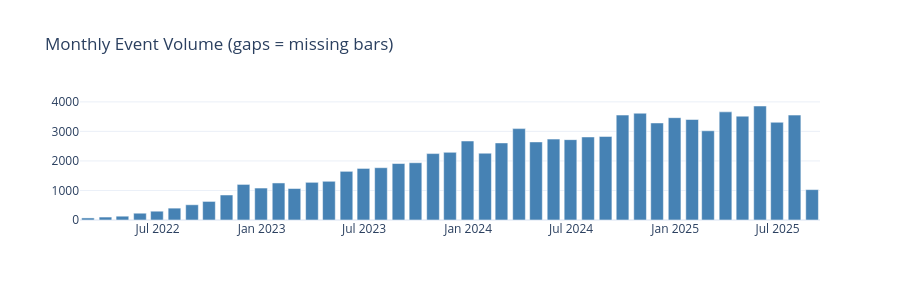

The cell this chart's notebook holds for it:
### Markdown cell above
## 1b.5 Event Volume Analysis

| What to Look For | Indicates | Action |
|-----------------|-----------|--------|
| Missing bars | Data gaps (TQ002) | Document; add gap indicator |
| Declining trend | Population shrinkage or data cutoff | Check if intentional |
| Spikes | Campaigns, seasonality, or data issues | Investigate cause |
| Flat periods | Possible logging outages | Verify with data source |

### Code cell
df_temp = df.copy()
df_temp[TIME_COLUMN] = pd.to_datetime(df_temp[TIME_COLUMN])
time_span = (df_temp[TIME_COLUMN].max() - df_temp[TIME_COLUMN].min()).days

freq, label = ("D", "Daily") if time_span <= 90 else ("W", "Weekly") if time_span <= 365 else ("ME", "Monthly")
counts = df_temp.groupby(pd.Grouper(key=TIME_COLUMN, freq=freq)).size()

fig = go.Figure(go.Bar(x=counts.index, y=counts.values, marker_color="#4682B4"))
fig.update_layout(title=f"{label} Event Volume (gaps = missing bars)", height=300, template="plotly_white")
display_figure(fig)

### Figure 1 — Plotly figure (JSON) as saved in the notebook; plotly's stock layout.template omitted (floating-point values rounded to 4 significant figures)
{"data": [{"marker": {"color": "#4682B4"}, "type": "bar", "x": ["2022-02-28T00:00:00+00:00", "2022-03-31T00:00:00+00:00", "2022-04-30T00:00:00+00:00", "2022-05-31T00:00:00+00:00", "2022-06-30T00:00:00+00:00", "2022-07-31T00:00:00+00:00", "2022-08-31T00:00:00+00:00", "2022-09-30T00:00:00+00:00", "2022-10-31T00:00:00+00:00", "2022-11-30T00:00:00+00:00", "2022-12-31T00:00:00+00:00", "2023-01-31T00:00:00+00:00", "2023-02-28T00:00:00+00:00", "2023-03-31T00:00:00+00:00", "2023-04-30T00:00:00+00:00", "2023-05-31T00:00:00+00:00", "2023-06-30T00:00:00+00:00", "2023-07-31T00:00:00+00:00", "2023-08-31T00:00:00+00:00", "2023-09-30T00:00:00+00:00", "2023-10-31T00:00:00+00:00", "2023-11-30T00:00:00+00:00", "2023-12-31T00:00:00+00:00", "2024-01-31T00:00:00+00:00", "2024-02-29T00:00:00+00:00", "2024-03-31T00:00:00+00:00", "2024-04-30T00:00:00+00:00", "2024-05-31T00:00:00+00:00", "2024-06-30T00:00:00+00:00", "2024-07-31T00:00:00+00:00", "2024-08-31T00:00:00+00:00", "2024-09-30T00:00:00+00:00", "2024-10-31T00:00:00+00:00", "2024-11-30T00:00:00+00:00", "2024-12-31T00:00:00+00:00", "2025-01-31T00:00:00+00:00", "2025-02-28T00:00:00+00:00", "2025-03-31T00:00:00+00:00", "2025-04-30T00:00:00+00:00", "2025-05-31T00:00:00+00:00", "2025-06-30T00:00:00+00:00", "2025-07-31T00:00:00+00:00", "2025-08-31T00:00:00+00:00"], "y": [70, 100, 129, 230, 298, 402, 516, 629, 847, 1205, 1082, 1254, 1066, 1276, 1311, 1648, 1746, 1771, 1912, 1939, 2249, 2291, 2675, 2262, 2610, 3094, 2644, 2739, 2721, 2812, 2829, 3553, 3616, 3286, 3465, 3403, 3021, 3662, 3516, 3860, 3309, 3552, 1029]}], "layout": {"height": 300, "title": {"text": "Monthly Event Volume (gaps = missing bars)"}}}
